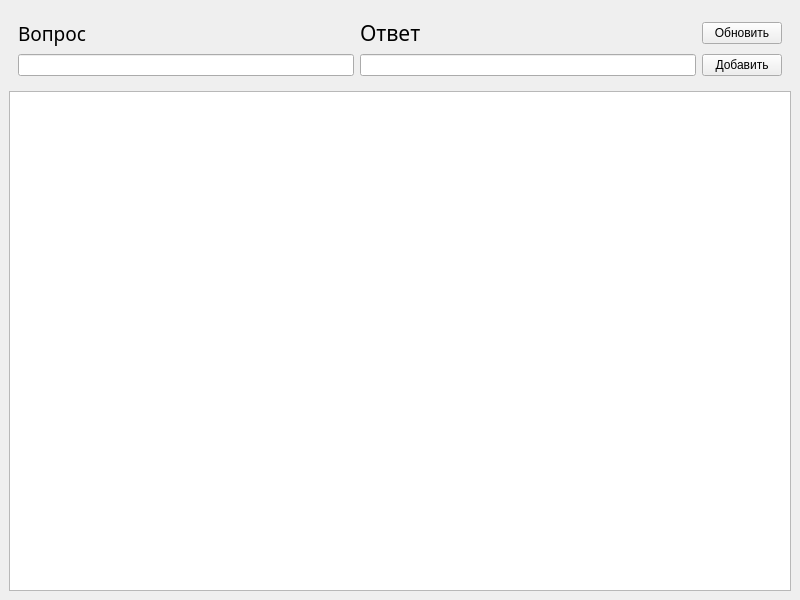
<?xml version="1.0" encoding="UTF-8"?>
<ui version="4.0">
 <class>MainWindow</class>
 <widget class="QMainWindow" name="MainWindow">
  <property name="geometry">
   <rect>
    <x>0</x>
    <y>0</y>
    <width>800</width>
    <height>600</height>
   </rect>
  </property>
  <property name="windowTitle">
   <string>Вопрос/Ответ</string>
  </property>
  <widget class="QWidget" name="centralwidget">
   <layout class="QVBoxLayout" name="verticalLayout">
    <item>
     <widget class="QWidget" name="widget" native="true">
      <property name="minimumSize">
       <size>
        <width>0</width>
        <height>70</height>
       </size>
      </property>
      <layout class="QGridLayout" name="gridLayout">
       <item row="1" column="0">
        <widget class="QLineEdit" name="lineEdit"/>
       </item>
       <item row="1" column="2">
        <widget class="QPushButton" name="delete_ansquest">
         <property name="text">
          <string>Добавить</string>
         </property>
        </widget>
       </item>
       <item row="0" column="1">
        <widget class="QLabel" name="label_2">
         <property name="font">
          <font>
           <family>Bahnschrift</family>
           <pointsize>16</pointsize>
           <weight>50</weight>
           <bold>false</bold>
          </font>
         </property>
         <property name="text">
          <string>Ответ</string>
         </property>
        </widget>
       </item>
       <item row="1" column="1">
        <widget class="QLineEdit" name="lineEdit_2"/>
       </item>
       <item row="0" column="0">
        <widget class="QLabel" name="label">
         <property name="font">
          <font>
           <family>Bahnschrift</family>
           <pointsize>14</pointsize>
          </font>
         </property>
         <property name="text">
          <string>Вопрос</string>
         </property>
        </widget>
       </item>
       <item row="0" column="2">
        <widget class="QPushButton" name="refresh">
         <property name="text">
          <string>Обновить</string>
         </property>
        </widget>
       </item>
      </layout>
     </widget>
    </item>
    <item>
     <widget class="QTableWidget" name="DB_ansquest"/>
    </item>
   </layout>
  </widget>
 </widget>
 <resources/>
 <connections/>
</ui>
